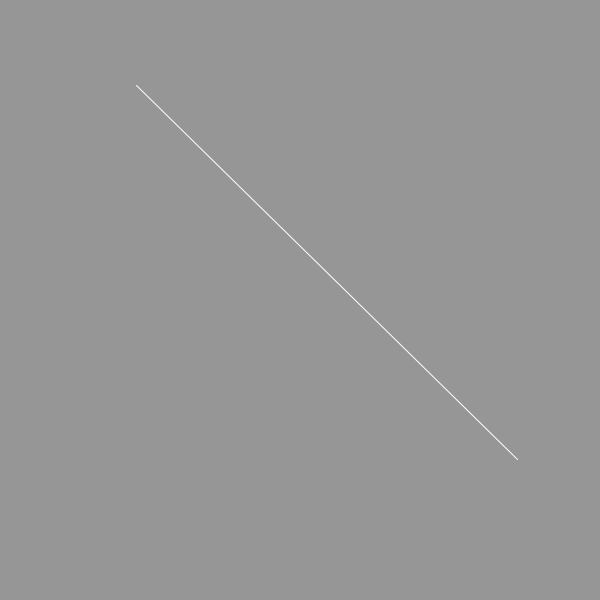
Frame 1 (no input)
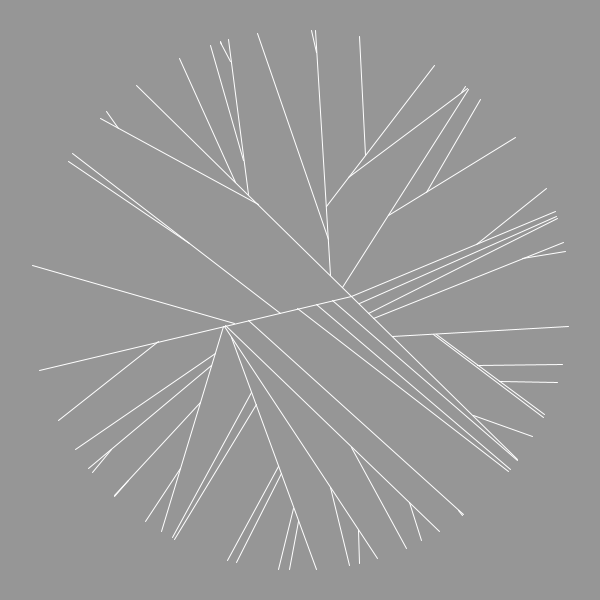
Frame 60 (the mouse pressed at the canvas centre just before this capture)
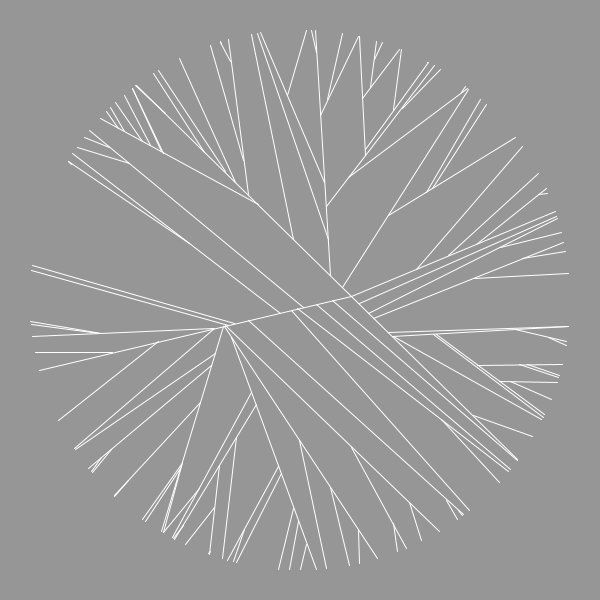
Frame 120 (the mouse held since frame 60 and released just before this capture)

The Processing sketch that drew these frames (run headless with seeded random() and noise(); from frame 60 on, the mouse is pressed at the canvas centre):

// Processing sketch: processing_6694
// ── processing_6694.pde

ArrayList Lines;
Line L1;
Line L2;
PVector I;
float radius;

float anglerange = 0.6;
int numlines = 2000;

void setup(){
  size(600,600);
  background(255);
  smooth();
  strokeWeight(1.0);
  radius = width*0.45;
  Lines = new ArrayList();
  firstLine();
}



void draw(){
  background(150);
  translate(width/2,height/2);

  stroke(255);
  for (int l=0; l<Lines.size(); l++){
    Line L = (Line) Lines.get(l);
    //strokeWeight(5/(1 + l*0.01));
    L.render();
  }
  addLine();
}


void firstLine(){
  float theta = random(TWO_PI);
  float sx = cos(theta)*radius;
  float sy = sin(theta)*radius;

  float delta = theta + PI + random(-anglerange,anglerange);
  float sx2 = cos(delta)*radius;
  float sy2 = sin(delta)*radius;


  Line L = new Line(new PVector(sx,sy), new PVector(sx2,sy2));
  Lines.add(L);
}

void addLine(){
  if (Lines.size() > numlines) {
    return;
  }

  float theta = random(TWO_PI);
  float sx = cos(theta)*radius;
  float sy = sin(theta)*radius;

  float delta = theta + PI + random(-anglerange,anglerange);
  float sx2 = cos(delta)*radius;
  float sy2 = sin(delta)*radius;

  Line L = new Line (new PVector(sx,sy),new PVector(sx2,sy2));
  float nearestIntDist = 1000;
  PVector nearestIntPoint = null;
  for (int l=0; l<Lines.size(); l++){
    Line CL = (Line) Lines.get(l);
    PVector Int = CL.findIntersection(L);
    if (Int != null){
      if (PVector.dist(Int,L.p1) < nearestIntDist) {
        nearestIntPoint = Int; // if this intersection is closer, set the nearestInt   
        nearestIntDist = PVector.dist(Int,L.p1);
      }
    }
  }
  if (nearestIntPoint != null) {
    L.p2 = nearestIntPoint;
    Lines.add(L);
  }
}

void keyPressed(){
  reset();
}

void reset(){
  Lines.clear();
  anglerange = random(0.2,1.5);
  firstLine();
}


class Line{

  PVector p1;
  PVector p2;

  Line(PVector _p1, PVector _p2){
    p1 = _p1;
    p2 = _p2;
  }

  PVector findIntersection(Line L) {
    // based on Marius Watz' line intersection code: http://workshop.evolutionzone.com/2007/09/10/code-2d-line-intersection/ 
    
    PVector p3 = L.p1;
    PVector p4 = L.p2;

    float xD1,yD1,xD2,yD2,xD3,yD3;
    float dot,deg,len1,len2;
    float segmentLen1,segmentLen2;
    float ua,ub,div;

    // calculate differences
    xD1=p2.x-p1.x;
    xD2=p4.x-p3.x;
    yD1=p2.y-p1.y;
    yD2=p4.y-p3.y;
    xD3=p1.x-p3.x;
    yD3=p1.y-p3.y;  

    // calculate the lengths of the two lines
    len1=sqrt(xD1*xD1+yD1*yD1);
    len2=sqrt(xD2*xD2+yD2*yD2);

    // calculate angle between the two lines.
    dot=(xD1*xD2+yD1*yD2); // dot product
    deg=dot/(len1*len2);

    // if abs(angle)==1 then the lines are parallell,
    // so no intersection is possible
    if(abs(deg)==1) return null;

    // find intersection Pt between two lines
    PVector pt=new PVector(0,0,0);
    div=yD2*xD1-xD2*yD1;
    ua=(xD2*yD3-yD2*xD3)/div;
    ub=(xD1*yD3-yD1*xD3)/div;
    pt.x=p1.x+ua*xD1;
    pt.y=p1.y+ua*yD1;

    // calculate the combined length of the two segments
    // between Pt-p1 and Pt-p2
    xD1=pt.x-p1.x;
    xD2=pt.x-p2.x;
    yD1=pt.y-p1.y;
    yD2=pt.y-p2.y;
    segmentLen1=sqrt(xD1*xD1+yD1*yD1)+sqrt(xD2*xD2+yD2*yD2);

    // calculate the combined length of the two segments
    // between Pt-p3 and Pt-p4
    xD1=pt.x-p3.x;
    xD2=pt.x-p4.x;
    yD1=pt.y-p3.y;
    yD2=pt.y-p4.y;
    segmentLen2=sqrt(xD1*xD1+yD1*yD1)+sqrt(xD2*xD2+yD2*yD2);

    // if the lengths of both sets of segments are the same as
    // the lenghts of the two lines the point is actually
    // on the line segment.

    // if the point isn't on the line, return null
    if(abs(len1-segmentLen1)>0.01 || abs(len2-segmentLen2)>0.01)
      return null;

    // return the valid intersection
    return pt;
  }

  void render(){
    line(p1.x,p1.y,p2.x,p2.y);
  }

}
